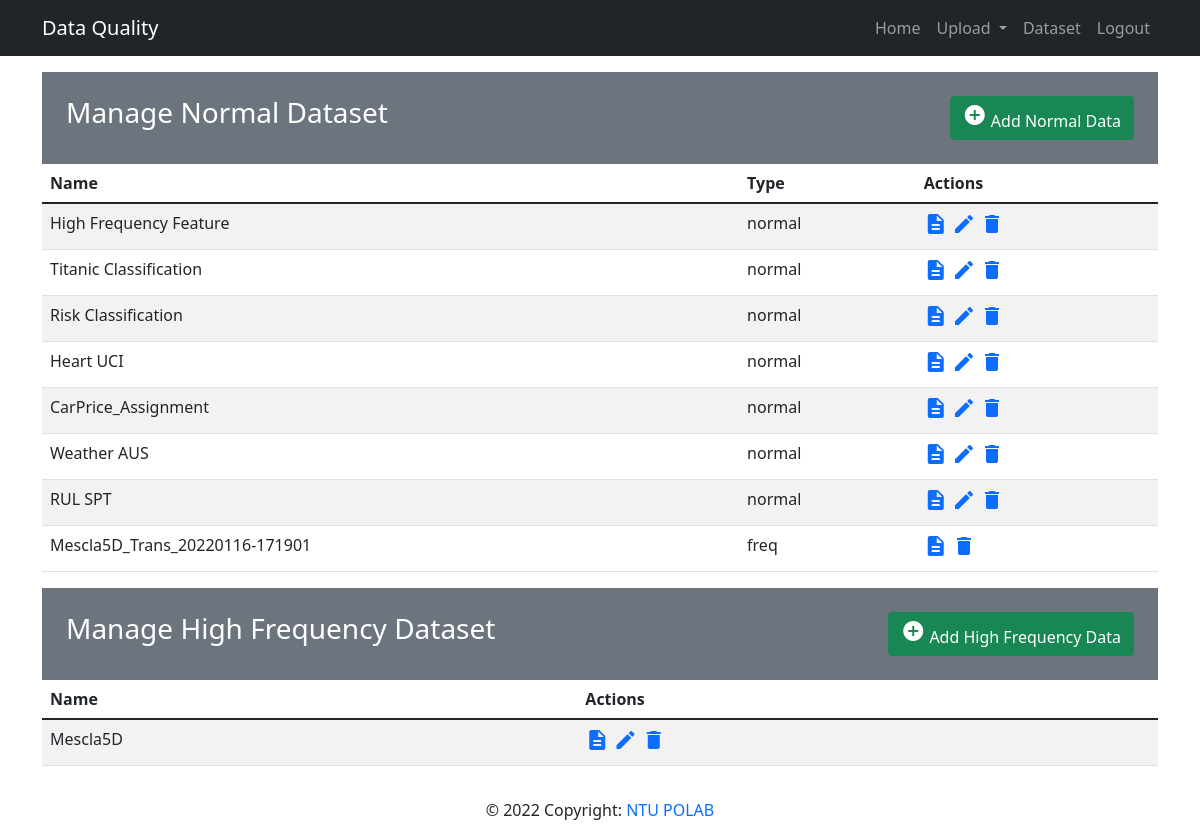
The page /mainapp/list_data (signed in) on the database its author committed.
### mainapp/models.py (models this page shows, shortened)
class Data(models.Model):
  datatype_choices = [
    ('normal', 'Normal'),
    ('freq', 'High Frequency'),
    ('time', 'Time Series')
  ]
  question_choices = [
    ('classification', 'Classification'),
    ('regression', 'Regression'),
  ]
  name = models.CharField('Data Name', max_length=50)
  owner = models.ForeignKey(User, on_delete=models.CASCADE)
  rawdata = models.FileField(upload_to='rawdata/', validators=[file_size, validate_file_extension])
  attribute_data = models.FileField(upload_to='attribute/', validators=[file_size, validate_file_extension])
  datatype = models.CharField(max_length=10, choices=datatype_choices, default='normal')
  questiontype = models.CharField(max_length=15, choices=question_choices, default='classification')
  freq_config = models.JSONField(null=True, blank=True)
  def __str__(self):
      return self.name

class HighFrequencyData(models.Model):
  name = models.CharField('Data Name', max_length=50)
  owner = models.ForeignKey(User, on_delete=models.CASCADE)
  rawdata = models.FileField(upload_to='HFD/rawdata/', validators=[validate_file_extension])
  config = models.FileField(upload_to='HFD/config/')
  transData = models.ManyToManyField(Data, blank=True)
  def __str__(self):
      return self.name

### mainapp/views.py (the view)
# urls.py: path('list_data', views.list_data, name='list-data'),
@login_required(login_url='/members/login_user')
def list_data(request):
  user = request.user
  data_list = Data.objects.filter(owner=user)
  hfd_list = HighFrequencyData.objects.filter(owner=user)
  context = {
    'data_list': data_list,
    'hfd_list': hfd_list,
  }
  return render(request, 'mainapp/data_list.html', context)

### mainapp/templates/mainapp/data_list.html
{% extends 'base.html' %}
{% block content %}
  <div class="my-3">
    <div class="bg-secondary text-white p-4">
      <div class="row">
        <div class="col-6">
          <h3>Manage Normal Dataset</h3>
        </div>
        <div class="col-6 text-end">
          <a href="{% url 'upload-view'%}" class="btn btn-success"><i class="material-icons">&#xE147;</i> <span>Add Normal Data</span></a>
        </div>
      </div>
    </div>
    {% if data_list %}
      <table class="table table-striped table-hover">
        <thead>
          <tr>
            <th>Name</th>
            <th>Type</th>
            <th>Actions</th>
          </tr>
        </thead>
        {% for data in data_list %}
          <tr>
            <td>
              {{ data }}
            </td>
            <td>
              {{ data.datatype }}
            </td>
            {% if data.datatype == 'normal' %}
              <td>
                <a href="{% url 'show-data' data.id %}"><i class="material-icons">description</i></a>
                <a href="{% url 'update-data' data.id%}"><i class="material-icons">&#xE254;</i></a>
                <a href="{% url 'delete-data' data.id%}"><i class="material-icons">delete</i></a>
              </td>
            {% else %}
              <td>
                <a href="{% url 'show-data' data.id %}"><i class="material-icons">description</i></a>
                <a href="{% url 'delete-data' data.id%}"><i class="material-icons">delete</i></a>
              </td>
            {% endif %}
          </tr>
        {% endfor %}
      </table>
    {% else %}
      <div class="alert alert-warning">
        You haven't upload your data.
      </div>
    {% endif %}
  </div>
  <div class="my-3">
    <div class="bg-secondary text-white p-4">
      <div class="row">
        <div class="col-6">
          <h3>Manage High Frequency Dataset</h3>
        </div>
        <div class="col-6 text-end">
          <a href="{% url 'upload-hfd' %}" class="btn btn-success"><i class="material-icons">&#xE147;</i> <span>Add High Frequency Data</span></a>
        </div>
      </div>
    </div>
    {% if hfd_list %}
      <table class="table table-striped table-hover">
        <thead>
          <tr>
            <th>Name</th>
            <th>Actions</th>
          </tr>
        </thead>
        {% for data in hfd_list %}
          <tr>
            <td>
              {{ data }}
            </td>
            <td >
              <a href="{% url 'show-hfd' data.id %}"><i class="material-icons">description</i></a>
              <a href="{% url 'update-hfd' data.id%}"><i class="material-icons">&#xE254;</i></a>
              <a href="{% url 'delete-hfd' data.id%}"><i class="material-icons">delete</i></a>
            </td>
          </tr>
        {% endfor %}
      </table>
    {% else %}
      <div class="alert alert-warning">
        You haven't upload your data.
      </div>
    {% endif %}
  </div>
{% endblock %}

### rows shown on the page
Data: name "High Frequency Feature", datatype "normal"
Data: name "Titanic Classification", datatype "normal"
Data: name "Risk Classification", datatype "normal"
Data: name "Heart UCI", datatype "normal"
Data: name "CarPrice_Assignment", datatype "normal"
Data: name "Weather AUS", datatype "normal"
Data: name "RUL SPT", datatype "normal"
Data: name "Mescla5D_Trans_20220116-171901", datatype "freq"
HighFrequencyData: name "Mescla5D"
